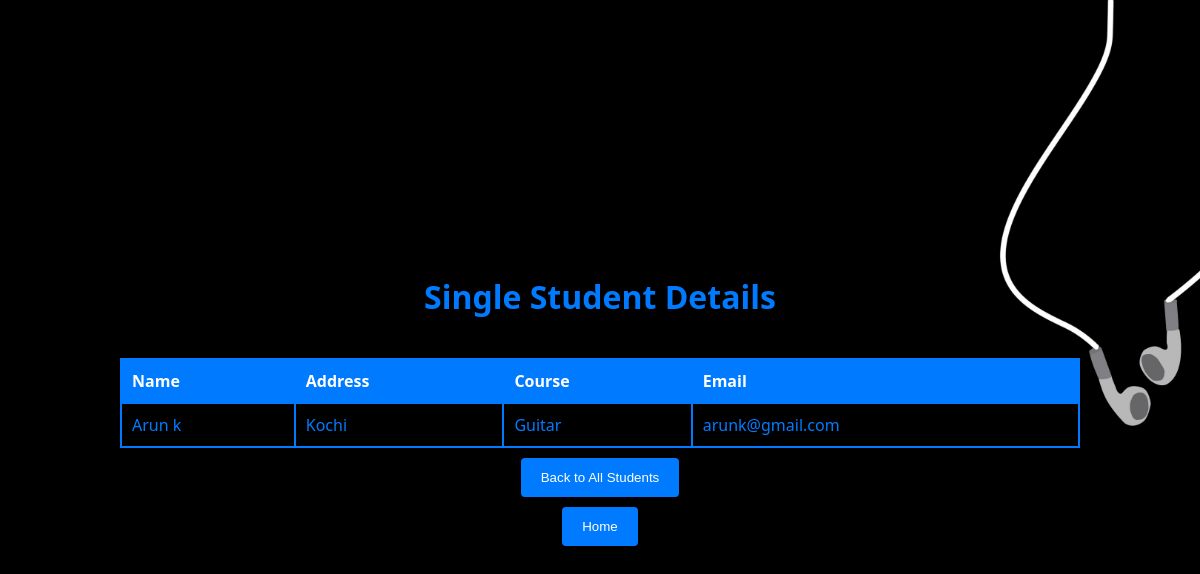
/student/30/, run on the app's committed database.
### studentapp/models.py (models this page shows)
class Student(models.Model):
    name=models.CharField(max_length=50)
    address=models.CharField(max_length=100)
    course=models.CharField(max_length=50)
    email=models.EmailField(max_length=255)

### studentapp/views.py (the view)
def singleStudentView(request,student_id):
    st=Student.objects.get(pk=student_id)
    context={'student':st}
    return render(request=request,template_name='getsinglestudent.html',context=context)

### studentapp/templates/getsinglestudent.html (shortened to what this page needs)
<!DOCTYPE html>
<html lang="en">
<head>
    {% load static %}
</head>
<body>
    <h1>Single Student Details</h1>
    <table border="2">
        <thead>
            <tr>
                <th>Name</th>
                <th>Address</th>
                <th>Course</th>
                <th>Email</th>
            </tr>
        </thead>
        <tbody>
            <tr>
                <td>{{ student.name }}</td>
                <td>{{ student.address }}</td>
                <td>{{ student.course }}</td>
                <td>{{ student.email }}</td>
            </tr>
        </tbody>
    </table>
    <a href="{% url 'all' %}"><button>Back to All Students</button></a>
    <a href="{% url 'home' %}"><button>Home</button></a>
</body>
</html>

### data on the page
Student: name "Arun k", address "Kochi", course "Guitar", email "arunk@gmail.com"
